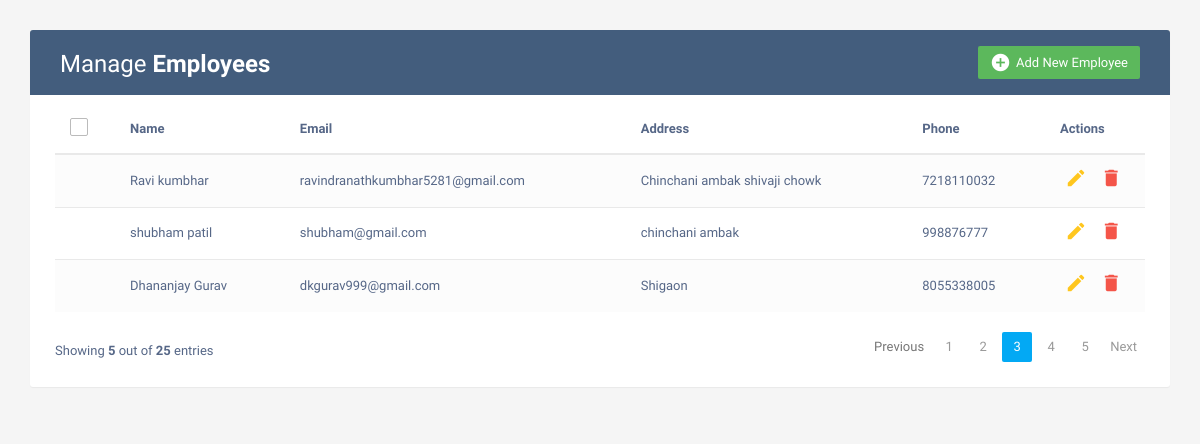
The page / on the database its author committed.
### employee_details/models.py (models this page shows)
class Employee(models.Model):
    name= models.CharField(max_length=30)
    email= models.CharField(max_length=80)
    address=models.TextField()
    phone=models.IntegerField()

### Employee/views.py (the view)
# urls.py: path("", views.getAllEmp),
def getAllEmp(request):
    emp=Employee.objects.all()
    data={
        'emp':emp
    }
    return render(request, 'employee.html', data)

### template/employee.html (shortened to what this page needs)
<!DOCTYPE html>
<html lang="en">
<head>
<link rel="stylesheet" href="https://maxcdn.bootstrapcdn.com/font-awesome/4.7.0/css/font-awesome.min.css">
<link rel="stylesheet" href="https://maxcdn.bootstrapcdn.com/bootstrap/3.3.7/css/bootstrap.min.css">
<link rel="stylesheet" href="/static/css/style.css">
</head>
  <body>
    <div class="container">
        <div class="table-wrapper">
            <div class="table-title">
                <div class="row">
                    <div class="col-sm-6">
						<h2>Manage <b>Employees</b></h2>
					</div>
					<div class="col-sm-6">
						<a href="#addEmployeeModal" class="btn btn-success" data-toggle="modal"><i class="material-icons">&#xE147;</i> <span>Add New Employee</span></a>
					</div>
                </div>
            </div>
            <table class="table table-striped table-hover">
                <thead>
                    <tr>
						<th>
							<span class="custom-checkbox">
								<label for="selectAll"></label>
							</span>
						</th>
                        <th>Name</th>
                        <th>Email</th>
						<th>Address</th>
                        <th>Phone</th>
                        <th>Actions</th>
                    </tr>
                </thead>
                <tbody>
                    {%for i in emp%}
                    <tr>
						<td>
						</td>
                        <td>{{i.name}}</td>
                        <td>{{i.email}}</td>
						<td>{{i.address}}</td>
                        <td>{{i.phone}}</td>
                        <td>
                            <a href="#editEmployeeModal-{{forloop.counter}}" class="edit" data-toggle="modal"><i class="material-icons" data-toggle="tooltip" title="Edit">&#xE254;</i></a>
                            <a href="#deleteEmployeeModal-{{forloop.counter}}" class="delete" data-toggle="modal"><i class="material-icons" data-toggle="tooltip" title="Delete">&#xE872;</i></a>
                        </td>
                    </tr>
                    {%endfor%}
                        </tbody>
            </table>
			<div class="clearfix">
                <div class="hint-text">Showing <b>5</b> out of <b>25</b> entries</div>
                <ul class="pagination">
                    <li class="page-item disabled"><a href="#">Previous</a></li>
                    <li class="page-item"><a href="#" class="page-link">1</a></li>
                    <li class="page-item"><a href="#" class="page-link">2</a></li>
                    <li class="page-item active"><a href="#" class="page-link">3</a></li>
                    <li class="page-item"><a href="#" class="page-link">4</a></li>
                    <li class="page-item"><a href="#" class="page-link">5</a></li>
                    <li class="page-item"><a href="#" class="page-link">Next</a></li>
                </ul>
            </div>
        </div>
    </div>
</body>
</html>

### static/css/style.css (style rules this page uses)
body { color: #566787; background: #f5f5f5; font-family: 'Varela Round', sans-serif; font-size: 13px; }
.table-wrapper { background: #fff; padding: 20px 25px; margin: 30px 0; border-radius: 3px; box-shadow: 0 1px 1px rgba(0,0,0,.05); }
.table-title { padding-bottom: 15px; background: #435d7d; color: #fff; padding: 16px 30px; margin: -20px -25px 10px; border-radius: 3px 3px 0 0; }
.table-title h2 { margin: 5px 0 0; font-size: 24px; }
.table-title .btn { color: #fff; float: right; font-size: 13px; border: none; min-width: 50px; border-radius: 2px; border: none; outline: none !important; margin-left: 10px; }
.table-title .btn i { float: left; font-size: 21px; margin-right: 5px; }
.table-title .btn span { float: left; margin-top: 2px; }
table.table tr th, table.table tr td { border-color: #e9e9e9; padding: 12px 15px; vertical-align: middle; }
table.table tr th:first-child { width: 60px; }
table.table tr th:last-child { width: 100px; }
table.table-striped tbody tr:nth-of-type(odd) { background-color: #fcfcfc; }
table.table td:last-child i { opacity: 0.9; font-size: 22px; margin: 0 5px; }
table.table td a { font-weight: bold; color: #566787; display: inline-block; text-decoration: none; outline: none !important; }
table.table td a.edit { color: #FFC107; }
table.table td a.delete { color: #F44336; }
table.table td i { font-size: 19px; }
.pagination { float: right; margin: 0 0 5px; }
.pagination li a { border: none; font-size: 13px; min-width: 30px; min-height: 30px; color: #999; margin: 0 2px; line-height: 30px; border-radius: 2px !important; text-align: center; padding: 0 6px; }
.pagination li.active a, .pagination li.active a.page-link { background: #03A9F4; }
.hint-text { float: left; margin-top: 10px; font-size: 13px; }
.custom-checkbox { position: relative; }
.custom-checkbox label:before { width: 18px; height: 18px; }
.custom-checkbox label:before { content: ''; margin-right: 10px; display: inline-block; vertical-align: text-top; background: white; border: 1px solid #bbb; border-radius: 2px; box-sizing: border-box; z-index: 2; }

### rows shown on the page
Employee: name "Ravi kumbhar", email "ravindranathkumbhar5281@gmail.com", address "Chinchani ambak shivaji chowk", phone "7218110032"
Employee: name "shubham patil", email "shubham@gmail.com", address "chinchani ambak", phone "998876777"
Employee: name "Dhananjay Gurav", email "dkgurav999@gmail.com", address "Shigaon", phone "8055338005"
